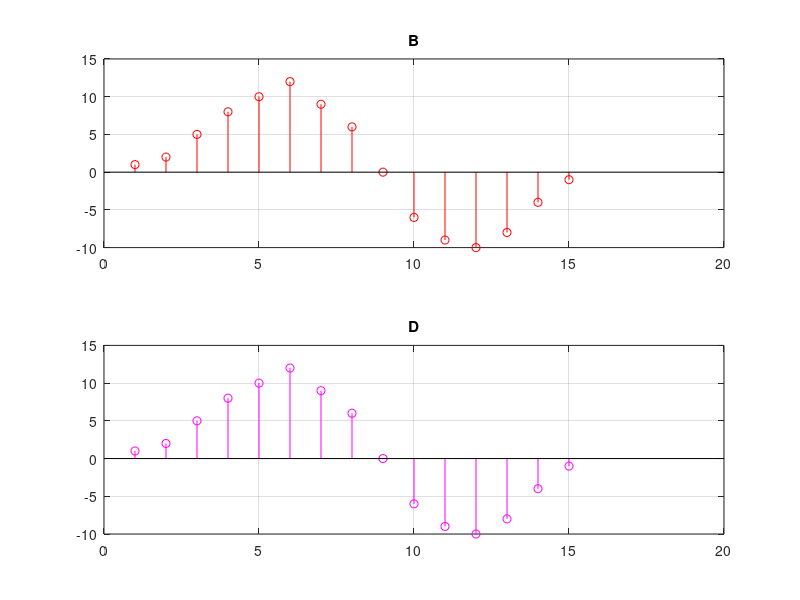

The MATLAB source for this figure:
clear
n = 0:7;
x = [1 1 2 1 0 -1 -2 -1];
h = [1 1 2 3 2 3 2 1];
%% b
yN = conv(x, h);
%% d
X = fft(x,15);
H = fft(h,15);
Y = H.*X;
yN1 = ifft(Y,15);
subplot(2,1,1)
stem(yN, 'r')
grid on
title('B')
subplot(2,1,2)
stem(yN1, 'm')
grid on
title('D')